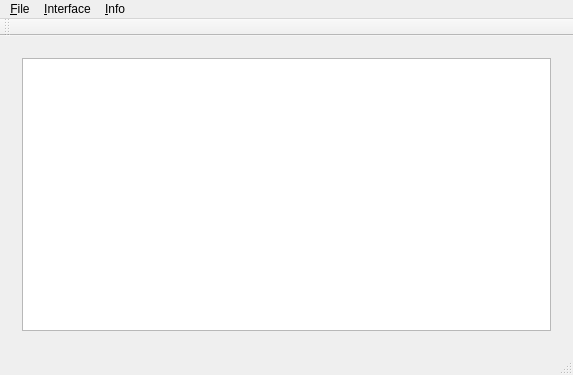
<?xml version="1.0" encoding="UTF-8"?>
<ui version="4.0">
 <class>SimplePadClass</class>
 <widget class="QMainWindow" name="SimplePadClass">
  <property name="geometry">
   <rect>
    <x>0</x>
    <y>0</y>
    <width>573</width>
    <height>375</height>
   </rect>
  </property>
  <property name="windowTitle">
   <string>SimplePad</string>
  </property>
  <widget class="QWidget" name="centralWidget">
   <property name="sizePolicy">
    <sizepolicy hsizetype="Preferred" vsizetype="Preferred">
     <horstretch>0</horstretch>
     <verstretch>0</verstretch>
    </sizepolicy>
   </property>
   <layout class="QGridLayout" name="gridLayout_3">
    <item row="0" column="0">
     <widget class="QSplitter" name="splitter">
      <property name="sizePolicy">
       <sizepolicy hsizetype="Expanding" vsizetype="Expanding">
        <horstretch>0</horstretch>
        <verstretch>0</verstretch>
       </sizepolicy>
      </property>
      <property name="minimumSize">
       <size>
        <width>0</width>
        <height>0</height>
       </size>
      </property>
      <property name="orientation">
       <enum>Qt::Horizontal</enum>
      </property>
      <widget class="QWidget" name="gridLayoutWidget_2">
       <layout class="QGridLayout" name="gridLayout_2">
        <item row="0" column="0">
         <widget class="QTextEdit" name="textEdit"/>
        </item>
       </layout>
      </widget>
     </widget>
    </item>
   </layout>
  </widget>
  <widget class="QMenuBar" name="menuBar">
   <property name="geometry">
    <rect>
     <x>0</x>
     <y>0</y>
     <width>573</width>
     <height>22</height>
    </rect>
   </property>
   <widget class="QMenu" name="menuFile">
   <property name="title">
     <string>&amp;File</string>
    </property>
    <addaction name="action_New"/>
    <addaction name="action_Open_File"/>
    <addaction name="action_Save"/>
    <addaction name="action_Save_As"/>
    <addaction name="action_Print"/>
    <addaction name="actionOpe_n_folder_as_project"/>
    <addaction name="separator"/>
    <addaction name="action_Exit"/>
   </widget>
   <widget class="QMenu" name="menu_Interface">
    <property name="title">
     <string>&amp;Interface</string>
    </property>
    <widget class="QMenu" name="menu_Language">
     <property name="title">
      <string>&amp;Language</string>
     </property>
     <addaction name="actionEnglish"/>
     <addaction name="action_Russian"/>
    </widget>
    <widget class="QMenu" name="menu_Theme_selection">
     <property name="title">
      <string>&amp;Color theme</string>
     </property>
     <addaction name="action_Light"/>
     <addaction name="action_Dark"/>
    </widget>
    <addaction name="menu_Language"/>
    <addaction name="menu_Theme_selection"/>
   </widget>
   <widget class="QMenu" name="menu_Info">
    <property name="title">
     <string>&amp;Info</string>
    </property>
    <addaction name="action_About_SimplePad"/>
   </widget>
   <addaction name="menuFile"/>
   <addaction name="menu_Interface"/>
   <addaction name="menu_Info"/>
  </widget>
  <widget class="QToolBar" name="mainToolBar">
   <attribute name="toolBarArea">
    <enum>TopToolBarArea</enum>
   </attribute>
   <attribute name="toolBarBreak">
    <bool>false</bool>
   </attribute>
  </widget>
  <widget class="QStatusBar" name="statusBar"/>
  <action name="action_New">
   <property name="icon">
    <iconset resource="SimplePad.qrc">
     <normaloff>:/Resource/Newfile.png</normaloff>:/Resource/Newfile.png</iconset>
   </property>
   <property name="text">
    <string>&amp;New</string>
   </property>
   <property name="shortcut">
    <string>Ctrl+N</string>
   </property>
  </action>
  <action name="action_Open_File">
   <property name="icon">
    <iconset resource="SimplePad.qrc">
     <normaloff>:/Resource/open-file.png</normaloff>:/Resource/open-file.png</iconset>
   </property>
   <property name="text">
    <string>&amp;Open file</string>
   </property>
   <property name="shortcut">
    <string>Ctrl+O</string>
   </property>
  </action>
  <action name="actionO_pen_file_Read_only">
   <property name="icon">
    <iconset resource="SimplePad.qrc">
     <normaloff>:/Resource/open-file.png</normaloff>:/Resource/open-file.png</iconset>
   </property>
   <property name="text">
    <string>O&amp;pen file(Read only)</string>
   </property>
  </action>
  <action name="action_Save">
   <property name="icon">
    <iconset>
     <normalon>:/Resource/save.png</normalon>
    </iconset>
   </property>
   <property name="text">
    <string>&amp;Save</string>
   </property>
   <property name="shortcut">
    <string>Ctrl+S</string>
   </property>
  </action>
  <action name="action_Save_As">
   <property name="text">
    <string>Save &amp;As</string>
   </property>
   <property name="shortcut">
    <string>Ctrl+Shift+S</string>
   </property>
  </action>
  <action name="action_Exit">
   <property name="text">
    <string>E&amp;xit</string>
   </property>
   <property name="shortcut">
    <string>Ctrl+Q</string>
   </property>
  </action>
  <action name="actionEnglish">
   <property name="text">
    <string>&amp;English</string>
   </property>
  </action>
  <action name="action_Russian">
   <property name="text">
    <string>&amp;Russian</string>
   </property>
  </action>
  <action name="action_About_SimplePad">
   <property name="icon">
    <iconset resource="SimplePad.qrc">
     <normaloff>:/Resource/info.png</normaloff>:/Resource/info.png</iconset>
   </property>
   <property name="text">
    <string>&amp;About SimplePad</string>
   </property>
  </action>
  <action name="action_Light">
   <property name="text">
    <string>&amp;Light</string>
   </property>
  </action>
  <action name="action_Dark">
   <property name="text">
    <string>&amp;Dark</string>
   </property>
  </action>
  <action name="actionOpe_n_folder_as_project">
   <property name="text">
    <string>Se&amp;lect folder as project </string>
   </property>
  </action>
  <action name="action_Print">
   <property name="icon">
    <iconset resource="SimplePad.qrc">
     <normaloff>:/Resource/print.png</normaloff>:/Resource/print.png</iconset>
   </property>
   <property name="text">
    <string>&amp;Print</string>
   </property>
   <property name="shortcut">
    <string>Ctrl+P</string>
   </property>
  </action>
  <action name="actionTest_Font">
   <property name="text">
    <string>Test Font</string>
   </property>
  </action>
  <action name="actionPaint_shapes">
   <property name="text">
    <string>Paint shapes</string>
   </property>
  </action>
 </widget>
 <layoutdefault spacing="6" margin="11"/>
 <resources>
  <include location="SimplePad.qrc"/>
 </resources>
 <connections/>
</ui>
